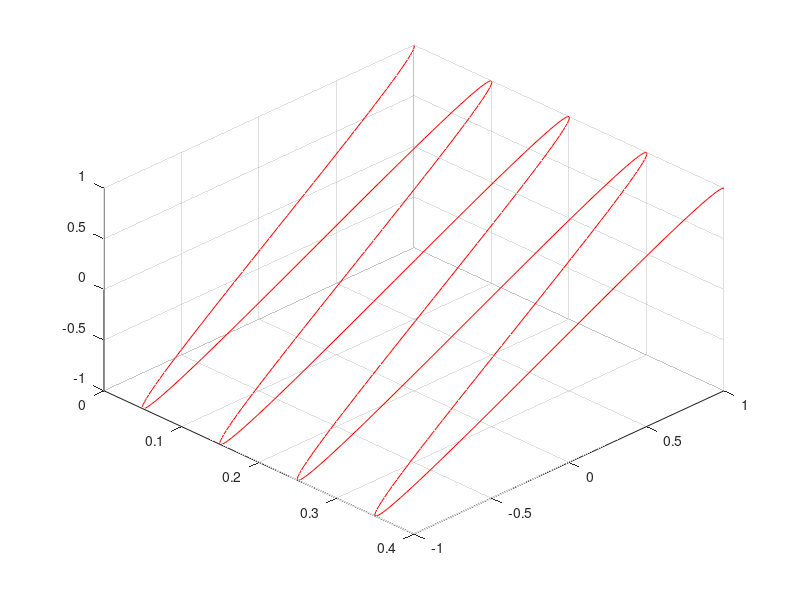
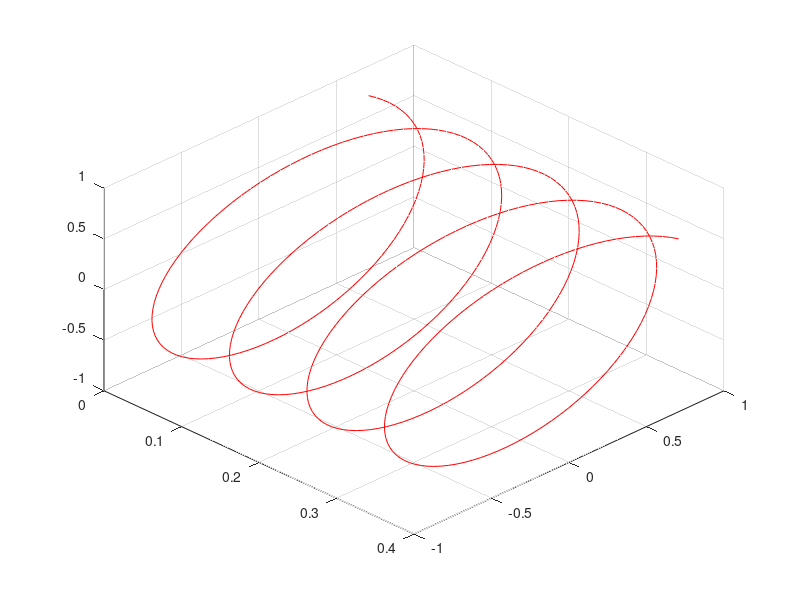

Here is the MATLAB script that generated these plots, in order:
close all;
clear;
clc;

c = 10; %speed of EM wave
lambda = 1; %wave length
z = 0; %z=0 mesure from a point with time
T = lambda/c; % c = Lambda/T -> T = Lambda/c
t = 0:T/100:4*T;% let time flow
%Amplitudes
Ex = 1;
Ey = 1;
% px - py = phase difference
px = 0;
py = 0;

omega = 2*pi*c/lambda; %2pi/T
k = 2*pi/lambda;

ex = real(Ex*exp( 1i*( omega*t - k*z + px ) ));
ey = real(Ey*exp( 1i*( omega*t - k*z + py ) ));

%Jones vector
J1 = Ex*exp(1i*k*px);
J2 = Ey*exp(1i*k*py);

J = [ J1
      J2 ];


P = [ 1 0
      0 1i];

%Jones matrix of quarter wave plate
Quarter_wave_plate = exp(-1i*(pi/4))*P;

output = Quarter_wave_plate*J;

%Converting back to wave formula
ex_o = real(exp( 1i*(omega*t - k*z ))*output(1));
ey_o = real(exp( 1i*(omega*t - k*z ))*output(2));

%input wave
figure(1),plot3(t,ex,ey,'r'),grid on,view(45,45);

%output wave
figure(2),plot3(t,ex_o,ey_o,'r'),grid on,view(45,45);